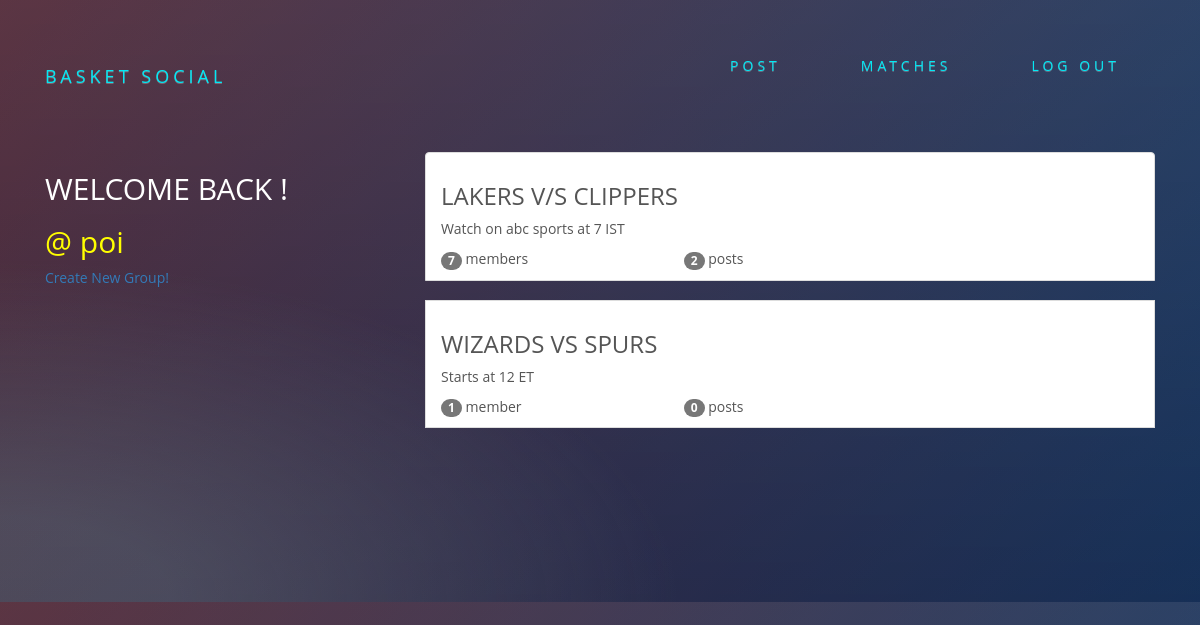
The app's page /groups/ (signed in) with its own data.
### groups/models.py (models this page shows, shortened)
class Group(models.Model):
    name=models.CharField(max_length=255,unique=True)
    slug=models.SlugField(allow_unicode=True,unique=True)
    description=models.TextField(blank=True,default='')
    description_html=models.TextField(editable=False,default='',blank=True)
    members=models.ManyToManyField(User,through='GroupMember')
    class Meta:
        ordering=['name']

### groups/views.py (the view)
# urls.py: path('',views.ListGroups.as_view(),name='all'),
class ListGroups(generic.ListView):
    model=Group

### groups/templates/groups/group_list.html
{% extends 'groups/group_base.html' %}
{% block pregroup %}
<div class="col-md-4">
  <div class="content">
    {% if user.is_authenticated %}
    <h2>WELCOME BACK !</h2>
  <h2>  <a id='pur' href="{% url 'posts:for_user' username=user.username %}">@ {{user.username}}</a></h2>
    {% else %}
    <h2>NBA</h2>
    <h4 id='ase'>Upcoming matches next! </h4>
    <p></p>
    {% endif %}
  </div>
    {% if user.is_authenticated %}
    <a href="{% url 'groups:create' %}" class="bubbly-button cra">Create New Group!</a>
    {% endif %}
</div>
{% endblock %}
{% block group_content %}
<div class="col-md-8">
  <div class="list_group ">
    {% for group in object_list %}
    <a class="list-group-item " href="{% url 'groups:single' slug=group.slug %}">
    <h3 class ='title-group'>{{group.name}}</h3>
    <div class="list-group-text">
      {{group.description_html|safe}}
      <div class="row">
        <div class="col-md-4">
          <span class='badge'>{{group.members.count}}</span>
          member{{group.members.count|pluralize}}
          </div>
          <div class="col-md-4">
            <span class='badge'>{{group.posts.count}}</span>
            post{{group.posts.count|pluralize}}
          </div>
        </div>
      </div>
      </a>
      <br>
{% endfor %}
    </div>
  </div>
{% endblock %}

### static/social/css/master.css (style rules this page uses)
body { margin: 0; overflow: auto; background: #2f294f; color:white; }
* { -webkit-box-sizing:border-box; -moz-box-sizing:border-box; -ms-box-sizing:border-box; -o-box-sizing:border-box; box-sizing:border-box; }
body { font-family: 'Open Sans', sans-serif; background: #092756; background: -moz-radial-gradient(0% 100%, ellipse cover, rgba(104,128,138,.4) 10%,rgba(138,114,76,0) 40%),-moz-linear-gradient(top, rgba(57,173,219,.25) 0%, rgba(42,60,87,.4) 100%), -moz-linear-gradient(-45deg, #670d10 0%, #092756 100%); background: -webkit-radial-gradient(0% 100%, ellipse cover, rgba(104,128,138,.4) 10%,rgba(138,114,76,0) 40%), -webkit-linear-gradient(top, rgba(57,173,219,.25) 0%,rgba(42,60,87,.4) 100%), -webkit-linear-gradient(-45deg, #670d10 0%,#092756 100%); background: -o-radial-gradient(0% 100%, ellipse cover, rgba(104,128,138,.4) 10%,rgba(138,114,76,0) 40%), -o-linear-gradient(top, rgba(57,173,219,.25) 0%,rgba(42,60,87,.4) 100%), -o-linear-gradient(-45deg, #670d10 0%,#092756 100%); background: -ms-radial-gradient(0% 100%, ellipse cover, rgba(104,128,138,.4) 10%,rgba(138,114,76,0) 40%), -ms-linear-gradient(top, rgba(57,173,219,.25) 0%,rgba(42,60,87,.4) 100%), -ms-linear-gradient(-45deg, #670d10 0%,#092756 100%); background: -webkit-radial-gradient(0% 100%, ellipse cover, rgba(104,128,138,.4) 10%,rgba(138,114,76,0) 40%), linear-gradient(to bottom, rgba(57,173,219,.25) 0%,rgba(42,60,87,.4) 100%), linear-gradient(135deg, #670d10 0%,#092756 100%); filter: progid:DXImageTransform.Microsoft.gradient( startColorstr='#3E1D6D', endColorstr='#092756',GradientType=1 ); }
* { margin: 0; padding: 0; box-sizing: border-box; }
#pur { color: yellow; }

### records on screen
Group: name "LAKERS V/S CLIPPERS", description_html "Watch on abc sports at 7 IST", members.count "7", posts.count "2"
Group: name "WIZARDS VS SPURS", description_html "Starts at 12 ET", members.count "1", posts.count "0"

### other values on screen
{{ user.username }} "poi"
